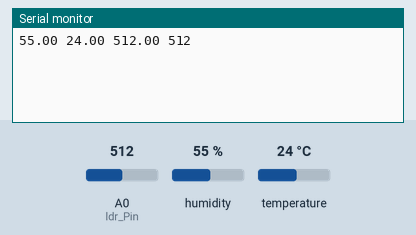
A sketch run on a simulated ESP8266 (NodeMCU). Shown: the last lines printed to the serial monitor. Wiring (inferred from the names in the program): DHT11 sensor: data D0. Inputs (shaded band) come from the test bench; at power-on: humidity 55 %, A0 (ldr_Pin) = 512, temperature 24 °C. WiFi joins after 1.5 s; servers stay silent unless stated.

Above: at 3.0 s.
3.1 s: humidity set to 22 %
6.1 s: A0 (ldr_Pin) set to 716
At 7.4 s:
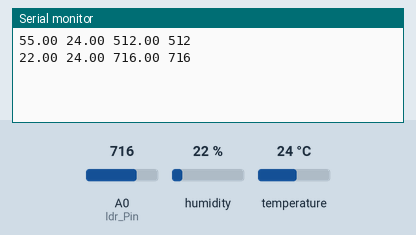
9.1 s: temperature set to 12 °C
At 12.0 s:
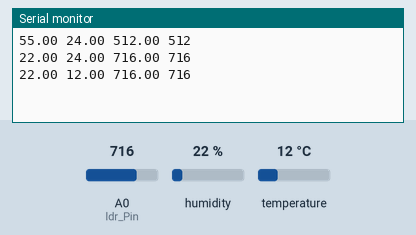
12.1 s: A0 (ldr_Pin) set to 900
15.1 s: humidity set to 40 %
At 18.1 s:
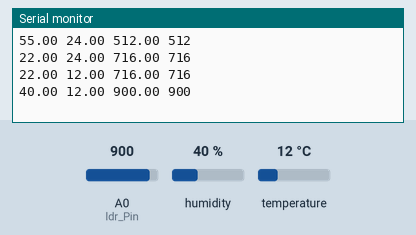
Timing chart, 0 to 19.1 s (numbered marks = the images above; inputs shaded):
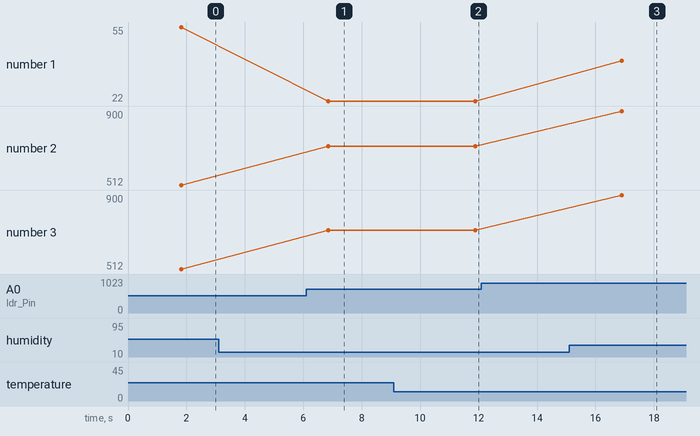

The sketch:

Task8.ino
```cpp
#define BLYNK_PRINT Serial
#define BLYNK_TEMPLATE_ID "TMPLesOR4Ibw"
#define BLYNK_DEVICE_NAME "SmartGreenhouse"

#include <SPI.h>
#include <ESP8266WiFi.h>
#include <BlynkSimpleEsp8266.h>
#include "dht.h"

#define dht_apin D0
dht DHT;

#define soilMoisture_Pin D2
const int ldr_Pin = A0;

float humid, temp, soil;
int light;

#define BLYNK_AUTH_TOKEN "C3jO3JKPMsjKaBAtrv9kZ2bJ5QTR5aro"

char auth[] = "C3jO3JKPMsjKaBAtrv9kZ2bJ5QTR5aro";

char server[] = "blynk-cloud.com";
char ssid[] = "GeethCY";
char pass[] = "Chathu1202@";
int port = 8080;

void sendSensor()
{
  DHT.read11(dht_apin);
  float h = DHT.humidity;
  float t = DHT.temperature;
  soil = analogRead(soilMoisture_Pin);
  light = analogRead(ldr_Pin);

  if (isnan(h) || isnan(t)) {
    Serial.println("Failed to read from DHT sensor!");
    return;
  }
  Blynk.virtualWrite(V0, h);
  Blynk.virtualWrite(V1, t);
  Blynk.virtualWrite(V2, soil);
  Blynk.virtualWrite(V3, light);
  Serial.print(h);
  Serial.print(" ");
  Serial.print(t);
  Serial.print(" ");
  Serial.print(soil);
  Serial.print(" ");
  Serial.println(light);
  delay(5000);
}

void setup()
{
  Serial.begin(9600);
  Blynk.begin(auth, ssid, pass);
  //Blynk.connectWiFi(ssid, pass);
  //Blynk.config(auth);
  //Blynk.connect();
}

void loop()
{
  Blynk.run();
  sendSensor();
}
```

dht.cpp
```cpp
//
//    FILE: dht22.cpp
// VERSION: 0.1.00
// PURPOSE: DHT22 Temperature & Humidity Sensor library for Arduino
//
// DATASHEET:
//
// HISTORY:
// 0.1.0 by Rob Tillaart (01/04/2011)
// inspired by DHT11 library
//

#include "dht.h"

#define TIMEOUT 10000

/////////////////////////////////////////////////////
//
// PUBLIC
//


// return values:
//  0 : OK
// -1 : checksum error
// -2 : timeout
int dht::read11(uint8_t pin)
{
	// READ VALUES
	int rv = read(pin);
	if (rv != 0) return rv;

	// CONVERT AND STORE
	humidity    = bits[0];  // bit[1] == 0;
	temperature = bits[2];  // bits[3] == 0;

	// TEST CHECKSUM
	uint8_t sum = bits[0] + bits[2]; // bits[1] && bits[3] both 0
	if (bits[4] != sum) return -1;

	return 0;
}

// return values:
//  0 : OK
// -1 : checksum error
// -2 : timeout
int dht::read22(uint8_t pin)
{
	// READ VALUES
	int rv = read(pin);
	if (rv != 0) return rv;

	// CONVERT AND STORE
	humidity    = word(bits[0], bits[1]) * 0.1;

	int sign = 1;
	if (bits[2] & 0x80) // negative temperature
	{
		bits[2] = bits[2] & 0x7F;
		sign = -1;
	}
	temperature = sign * word(bits[2], bits[3]) * 0.1;


	// TEST CHECKSUM
	uint8_t sum = bits[0] + bits[1] + bits[2] + bits[3];
	if (bits[4] != sum) return -1;

	return 0;
}

/////////////////////////////////////////////////////
//
// PRIVATE
//

// return values:
//  0 : OK
// -2 : timeout
int dht::read(uint8_t pin)
{
	// INIT BUFFERVAR TO RECEIVE DATA
	uint8_t cnt = 7;
	uint8_t idx = 0;

	// EMPTY BUFFER
	for (int i=0; i< 5; i++) bits[i] = 0;

	// REQUEST SAMPLE
	pinMode(pin, OUTPUT);
	digitalWrite(pin, LOW);
	delay(20);
	digitalWrite(pin, HIGH);
	delayMicroseconds(40);
	pinMode(pin, INPUT);

	// GET ACKNOWLEDGE or TIMEOUT
	unsigned int loopCnt = TIMEOUT;
	while(digitalRead(pin) == LOW)
		if (loopCnt-- == 0) return -2;

	loopCnt = TIMEOUT;
	while(digitalRead(pin) == HIGH)
		if (loopCnt-- == 0) return -2;

	// READ THE OUTPUT - 40 BITS => 5 BYTES
	for (int i=0; i<40; i++)
	{
		loopCnt = TIMEOUT;
		while(digitalRead(pin) == LOW)
			if (loopCnt-- == 0) return -2;

		unsigned long t = micros();

		loopCnt = TIMEOUT;
		while(digitalRead(pin) == HIGH)
			if (loopCnt-- == 0) return -2;

		if ((micros() - t) > 40) bits[idx] |= (1 << cnt);
		if (cnt == 0)   // next byte?
		{
			cnt = 7;
			idx++;
		}
		else cnt--;
	}

	return 0;
}
//
// END OF FILE
//
```

dht.h
```cpp
//
//    FILE: dht.h
// VERSION: 0.1.00
// PURPOSE: DHT Temperature & Humidity Sensor library for Arduino
//
//     URL: http://arduino.cc/playground/Main/DHTLib
//
// HISTORY:
// see dht.cpp file
//

#ifndef dht_h
#define dht_h

#if ARDUINO >= 100
 #include "Arduino.h"
#else
 #include "WProgram.h"
#endif

#define DHT_LIB_VERSION "0.1.00"

class dht
{
public:
	int read11(uint8_t pin);
    int read22(uint8_t pin);
	double humidity;
	double temperature;

private:
	uint8_t bits[5];  // buffer to receive data
	int read(uint8_t pin);
};
#endif
//
// END OF FILE
//
```

Measured:
- after the input at 6.1 s, the serial monitor: prints a new line after 0.75 s (image 1)
- after the input at 9.1 s, the serial monitor: prints a new line after 2.8 s (image 2)
- after the input at 15.1 s, the serial monitor: prints a new line after 1.8 s (image 3)
- plotted number 1: 22 → 40 after the input at 15.1 s
- plotted number 2: 512 → 716 after the input at 6.1 s
- plotted number 3: 512 → 716 after the input at 6.1 s
